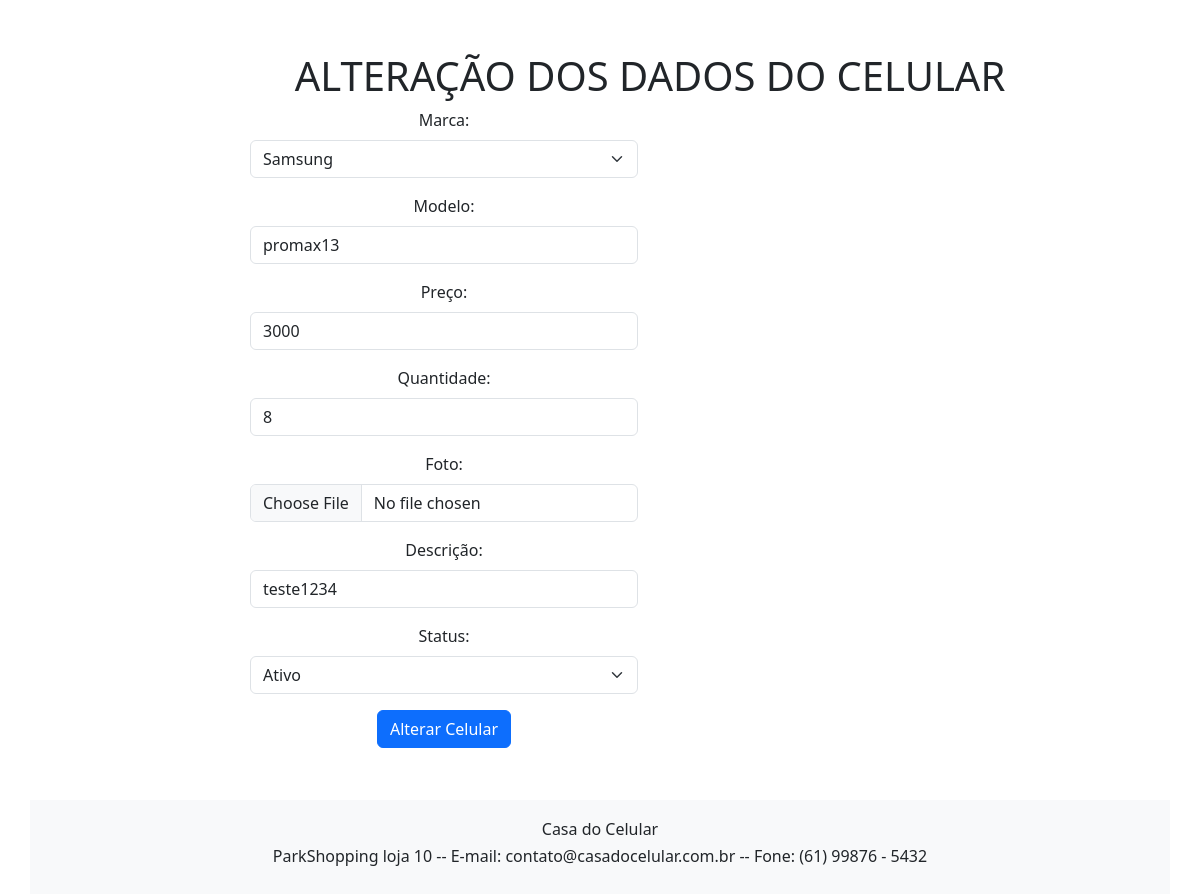
Page /projeto_2Bim_web/altera_cel.php?codigo=1 on the committed database.
### tables this page shows
CREATE TABLE `celulares` (
  `cod_cel` int(11) NOT NULL,
  `marca_cel` varchar(45) NOT NULL,
  `modelo_cel` varchar(45) NOT NULL,
  `foto_cel` varchar(100) NOT NULL,
  `preco_cel` decimal(7,0) NOT NULL,
  `qtd_cel` int(11) NOT NULL,
  `descricao_cel` varchar(200) NOT NULL,
  `status_cel` varchar(45) NOT NULL DEFAULT 'ativo'
);

### projeto_2Bim_web/altera_cel.php (the view, shortened to what this page needs)
<!DOCTYPE html>
<html>
    <head>
        <link rel="stylesheet" type="text/css" href="css/layout1.css">
		<link rel="stylesheet" type="text/css" href="css/menu1.css">
    </head>
    <body>
				<?php include "menu_local.php";	?>
			<div id="principal" class="container">
		<div id="conteudo_especifico">
			<div class="text-center">
				<h1> ALTERAÇÃO DOS DADOS DO CELULAR </h1>
			</div>
			<div class="row">
				<div class="col-md-6">
					<?php
						$conectar = mysqli_connect("localhost", "root", "", "cadastro_sistema");
						$cod = $_GET["codigo"];
						$sql_pesquisa = "SELECT  cod_cel, marca_cel, modelo_cel, preco_cel, foto_cel, qtd_cel, descricao_cel, status_cel FROM celulares WHERE cod_cel = '$cod'";
						$resultado_pesquisa = mysqli_query($conectar, $sql_pesquisa);
						$registro = mysqli_fetch_row($resultado_pesquisa);
					?>
					<form method="post" action="processa_altera_cel.php">
						<div class="mb-3">
							<label for="marca" class="form-label">Marca:</label>
							<select class="form-select" name="marca" required>
								<option value="samsung" <?php if ($registro[1] == "samsung") { echo "selected"; } ?>>Samsung</option>
							</select>
						</div>
						<div class="mb-3">
							<label for="modelo" class="form-label">Modelo:</label>
							<input type="text" class="form-control" name="modelo" required value="<?php echo "$registro[2]"; ?>">
						</div>
						<div class="mb-3">
							<label for="preco" class="form-label">Preço:</label>
							<input type="text" class="form-control" name="preco" required value="<?php echo "$registro[3]"; ?>">
						</div>
						<div class="mb-3">
							<label for="qtd" class="form-label">Quantidade:</label>
							<input type="number" class="form-control" name="qtd" required value="<?php echo "$registro[5]"; ?>">
						</div>
						<div class="mb-3">
							<label for="foto" class="form-label">Foto:</label>
							<input type="file" class="form-control" name="foto" required value="<?php echo "$registro[4]"; ?>">
						</div>
						<div class="mb-3">
							<label for="descricao" class="form-label">Descrição:</label>
							<input type="text" class="form-control" name="descricao" required value="<?php echo "$registro[6]"; ?>">
						</div>
						<div class="mb-3">
							<label for="status" class="form-label">Status:</label>
							<select class="form-select" name="status" required>
								<option value="ativo" <?php if ($registro[7] == "ativo") { echo "selected"; } ?>>Ativo</option>
							</select>
						</div>
						<button type="submit" class="btn btn-primary">Alterar Celular</button>
					</form>
				</div>
			</div>
		</div>
	</div>
	<div id="rodape" class="container">
		<div id="texto_institucional" class="text-center">
			<h6> Casa do Celular </h6>
			<h6> ParkShopping loja 10 -- E-mail: contato@casadocelular.com.br -- Fone: (61) 99876 - 5432 </h6>
		</div>
	</div>
</body>
</html>

### projeto_2Bim_web/bkps/layout1.css (style rules this page uses)
body { font-family: 'PT Serif', serif; }
#principal { display: flex; justify-content: center; align-items: center; height: 100vh; }
#conteudo_especifico { text-align: center; max-width: 800px; width: 100%; margin-left: 100px; }
#rodape { background-color: #f8f9fa; padding: 20px; width: 100%; }
#texto_institucional { text-align: center; }

### projeto_2Bim_web/css/menu_local.css (style rules this page uses)
body { font-family: 'PT Serif', serif; }

### rows in the picture
celulares: modelo "promax13", preco "3000", qtd "8", descricao "teste1234", status "Ativo"
